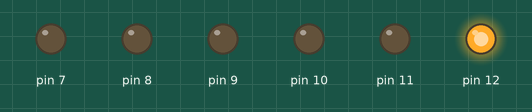
This sketch was run on a simulated Arduino Uno, built with avr-gcc and run on an emulated ATmega328P. Shown: output pins drawn as LEDs (lit = HIGH).

Above: at 0.1 s.
At 0.7 s:
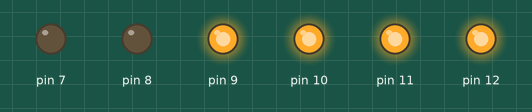
At 1.3 s:
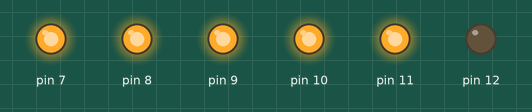
At 2.7 s:
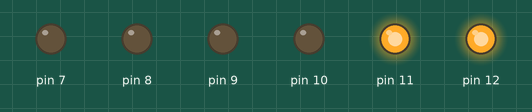
At 3.9 s:
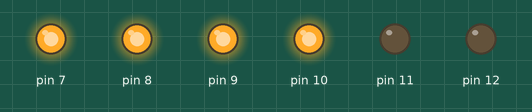
At 5.3 s:
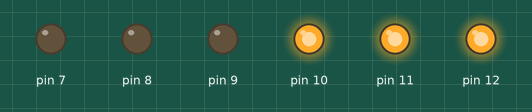
Timing chart, 0 to 5.6 s (numbered marks = the images above):
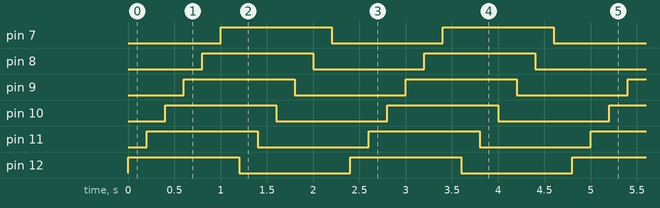

Measured:
- by itself, pin 7–12: alternates HIGH for 1.2 s and LOW for 1.2 s
- by itself, everything shown: repeats every 2.4 s, in 12 steps

The sketch:

Blink2.ino
```cpp
void setup()
{
  pinMode(12, OUTPUT);
  pinMode(11, OUTPUT);
  pinMode(10, OUTPUT);
  pinMode(9, OUTPUT);
  pinMode(8, OUTPUT);
  pinMode(7, OUTPUT);
}

void loop()
{
  digitalWrite(12, HIGH);
  delay(200); // Wait for 200 millisecond(s)
  digitalWrite(11, HIGH);
  delay(200); // Wait for 200 millisecond(s)
  digitalWrite(10, HIGH);
  delay(200); // Wait for 200 millisecond(s)
  digitalWrite(9, HIGH);
  delay(200); // Wait for 200 millisecond(s)
  digitalWrite(8, HIGH);
  delay(200); // Wait for 200 millisecond(s)
  digitalWrite(7, HIGH);
  delay(200); // Wait for 200 millisecond(s)
  digitalWrite(12, LOW);
  delay(200); // Wait for 200 millisecond(s)
  digitalWrite(11, LOW);
  delay(200); // Wait for 200 millisecond(s)
  digitalWrite(10, LOW);
  delay(200); // Wait for 200 millisecond(s)
  digitalWrite(9, LOW);
  delay(200); // Wait for 200 millisecond(s)
  digitalWrite(8, LOW);
  delay(200); // Wait for 200 millisecond(s)
  digitalWrite(7, LOW);
  delay(200); // Wait for 200 millisecond(s)
}
```
